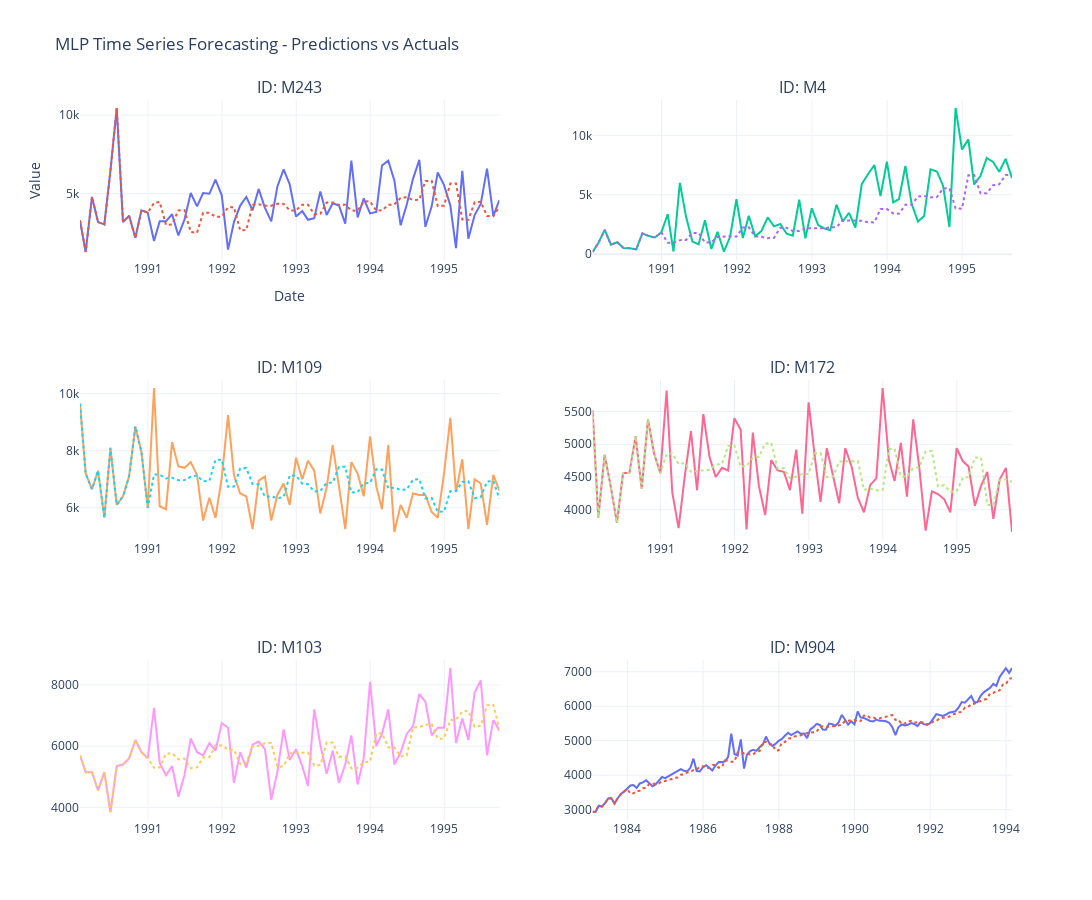

Write notebook code for a chart like this one.
### Code cell
import numpy as np
import pandas as pd
import plotly.graph_objects as go
import torch
from plotly.subplots import make_subplots

# Select 6 random unique_ids
unique_ids = df["unique_id"].unique()
selected_ids = np.random.choice(unique_ids, 6, replace=False)

# Create 3x2 subplot layout
fig = make_subplots(rows=3, cols=2, subplot_titles=[f"ID: {uid}" for uid in selected_ids])

# Process each unique_id separately
model.eval()

for i, uid in enumerate(selected_ids):
    row, col = divmod(i, 2)  # Convert index to subplot grid position (row, col)

    # Filter DataFrame for the specific unique_id
    subset_df = df[df["unique_id"] == uid].copy()
    x_values = subset_df["ds"].values  # Dates
    x = subset_df["y"].values  # Target values

    # Initialize prediction tensor
    y_pred = torch.zeros(len(x))
    y_pred[:in_features] = torch.tensor(x[:in_features].tolist())

    # Perform iterative predictions
    for idx in range(0, len(x) - in_features, window):
        x_input = torch.tensor(x[idx : idx + in_features], dtype=torch.float32).unsqueeze(
            0
        )  # Add batch dimension
        y_out = model(x_input).squeeze().detach()  # Run model & remove unnecessary dimensions

        # Ensure output fits within bounds
        end_idx = min(idx + in_features + out_features, len(y_pred))
        y_pred[idx + in_features : end_idx] = y_out[
            : end_idx - (idx + in_features)
        ]  # Assign predictions carefully

    # Convert predictions to NumPy
    y_pred = y_pred.numpy()

    # Add traces to subplot
    fig.add_trace(
        go.Scatter(x=x_values, y=x, mode="lines", name=f"Actual {uid}"), row=row + 1, col=col + 1
    )
    fig.add_trace(
        go.Scatter(
            x=x_values, y=y_pred, mode="lines", name=f"Predicted {uid}", line=dict(dash="dot")
        ),
        row=row + 1,
        col=col + 1,
    )

# Update layout
fig.update_layout(
    title="MLP Time Series Forecasting - Predictions vs Actuals",
    xaxis_title="Date",
    yaxis_title="Value",
    template="plotly_white",
    height=900,
    width=1200,
    showlegend=False,
)

fig.show()
